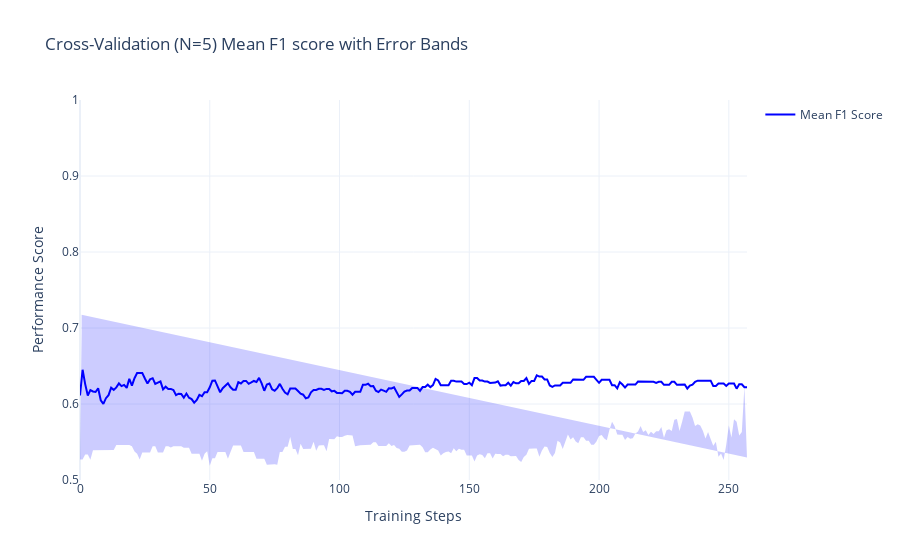
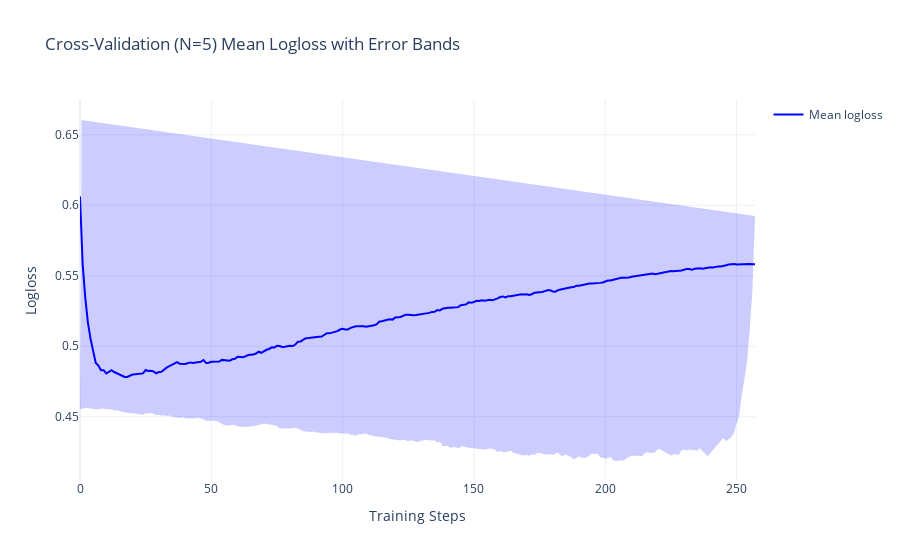

Write notebook code for charts like these, in order.
### Code cell
from ARISA_DSML.train import train
params = joblib.load(best_params_path)
experiment_id = get_or_create_experiment("diabetes_full_training")
mlflow.set_experiment(experiment_id=experiment_id)
cv_results = pd.read_csv(cv_output_path)
model_path, model_params_path = train(X_train, y_train, params, cv_results=cv_results)

### Figure 1 — Plotly figure (JSON) as saved in the notebook; plotly's stock layout.template omitted (floating-point values rounded to 4 significant figures; data arrays with more than 128 entries replaced by an {"elided": "..."} marker saying what was removed)
{"data": [{"line": {"color": "blue"}, "mode": "lines", "name": "Mean F1 Score", "type": "scatter", "x": {"elided": "258 int values"}, "y": {"elided": "258 float values"}}, {"fill": "toself", "fillcolor": "rgba(0, 0, 255, 0.2)", "line": {"color": "rgba(255, 255, 255, 0)"}, "showlegend": false, "type": "scatter", "x": {"elided": "516 float values"}, "y": {"elided": "516 float values"}}], "layout": {"title": {"text": "Cross-Validation (N=5) Mean F1 score with Error Bands"}, "xaxis": {"title": {"text": "Training Steps"}}, "yaxis": {"range": [0.5, 1], "title": {"text": "Performance Score"}}}}

### Figure 2 — Plotly figure (JSON) as saved in the notebook; plotly's stock layout.template omitted (floating-point values rounded to 4 significant figures; data arrays with more than 128 entries replaced by an {"elided": "..."} marker saying what was removed)
{"data": [{"line": {"color": "blue"}, "mode": "lines", "name": "Mean logloss", "type": "scatter", "x": {"elided": "258 int values"}, "y": {"elided": "258 float values"}}, {"fill": "toself", "fillcolor": "rgba(0, 0, 255, 0.2)", "line": {"color": "rgba(255, 255, 255, 0)"}, "showlegend": false, "type": "scatter", "x": {"elided": "516 float values"}, "y": {"elided": "516 float values"}}], "layout": {"title": {"text": "Cross-Validation (N=5) Mean Logloss with Error Bands"}, "xaxis": {"title": {"text": "Training Steps"}}, "yaxis": {"title": {"text": "Logloss"}}}}
